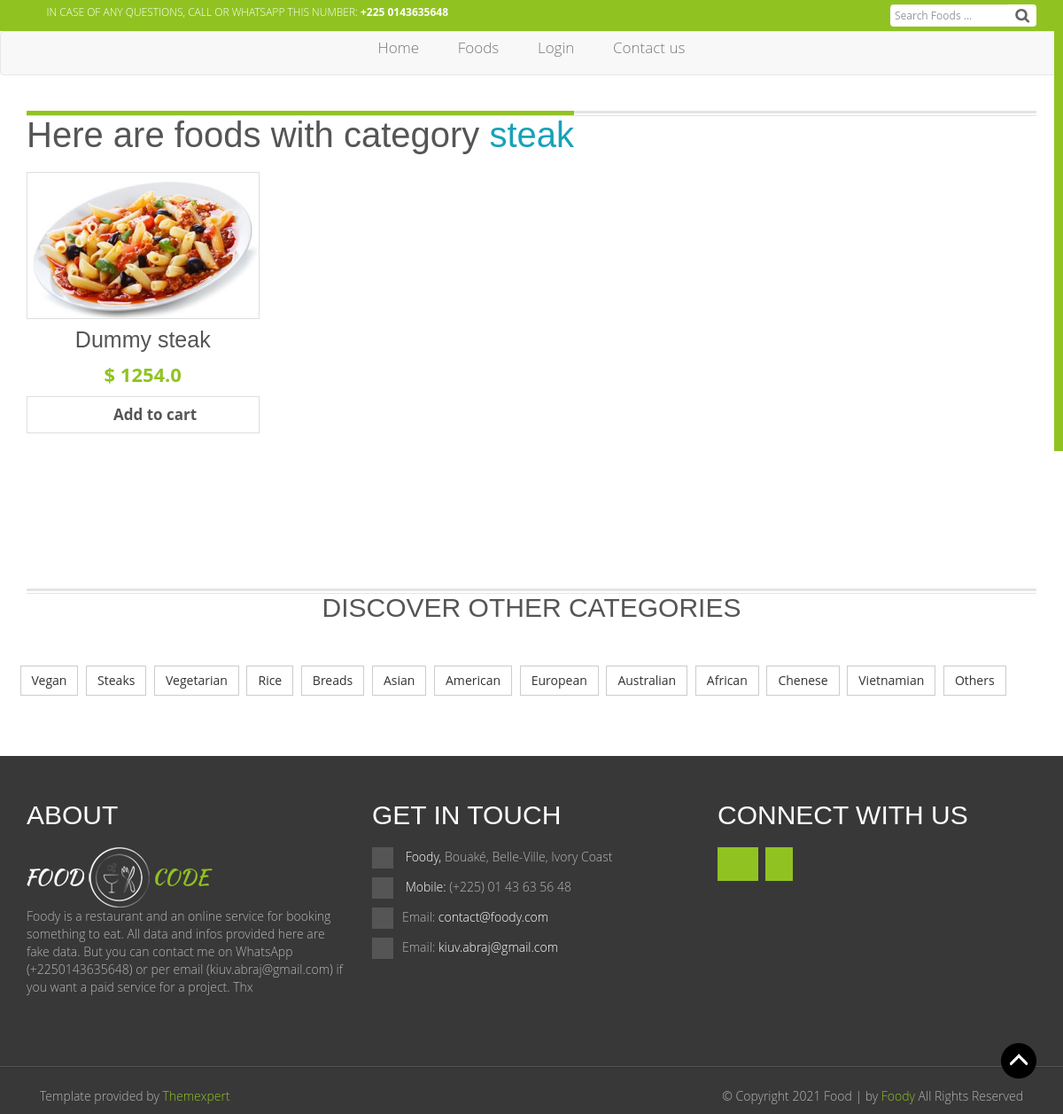
Page /foods/category/category=steak/ on the committed database.
### products/models.py (models this page shows, shortened)
class Item(models.Model):
	hit_count_generic = GenericRelation(HitCount,
		object_id_field='object_pk',
		related_query_name='hit_count_generic_relation'
	)
	title = models.CharField(max_length=255)
	slug = models.SlugField( max_length=400,
		help_text='Autofill field')
	description = models.TextField()
	picture = ResizedImageField(
		size=[500, 500],
		quality=100,
		upload_to='images/foods/%Y/%m/',
		help_text="Main picture")
	tags = TaggableManager()
	is_public = models.BooleanField(default=True)
	picture_2 = ResizedImageField(
		size=[500, 500],
		quality=100,
		null=True,
		blank=True,
		upload_to='images/foods/%Y/%m/',
		help_text="Second picture")
	picture_3 = ResizedImageField(
		size=[500, 500],
		quality=100,
		null=True,
		blank=True,
		upload_to='images/foods/%Y/%m/',
		help_text="Third picture")
	is_popular = models.BooleanField(default=False)
	date = models.DateTimeField(auto_now_add=True)
	price = models.FloatField()
	discount_price = models.FloatField(blank=True, null=True,
		help_text='Must be smaller than normal price')
	category = models.CharField(max_length=20, default='others',
		choices=CATEGORY_CHOICES)
	def get_add_to_cart_url(self):
		return reverse("add-food-to-cart", kwargs={
			"id" : self.id,
			"slug" : self.slug,
		})

### website/views.py (the view)
# urls.py: path('foods/category/category=<category>/', views.food_category_list_view, name='food-category'),
def food_category_list_view(request, category):
	items = Item.objects.filter(category=category).order_by('-id')
	context = {
		'items' : items,
		'items_category' : category,
		'current_site' : get_current_site(request)
	}
	template_name = 'public/items/categories_list.html'
	return render(request, template_name, context)

### templates/public/items/categories_list.html (shortened to what this page needs)
{% extends 'public/includes/base.html' %}
{% load i18n %}
{% load static %}
{% load humanize %}
{% load hitcount_tags %}
{% block content %}
	{% if items %}
	<section id="products" class="pb-5">
		<div class="container">
			<div class="row">
				<div class="col-md-12">
					<div class="products-heading">
						<h2>
							Here are foods with category <span class="text-info">{{items_category}}</span>
						</h2>
					</div>
				</div>
			</div>
			<div class="row">
				{% for item in items %}
				<div class="col-lg-3 col-md-3">
					<div class="products">
						<a href="{% url 'food-detail' item.id item.slug %}">
							<img src="{{item.picture.url}}" alt="{{item.title}}" title="{{item.title}}">
						</a>
						<a href="{% url 'food-detail' item.id item.slug %}">
							<h5>
								{{item.title}}
							</h5>
						</a>
						{% if item.price == 0.0 %}
						<p class="price">
							Free
						</p>
						{% else %}
						{% if item.discount_price %}
						<del>$ {{item.price}}</del>
						<p class="price">
							$ {{item.discount_price}}
						</p>
						{% else %}
						<p class="price">
							$ {{item.price}}
						</p>
						{% endif %}
						{% endif %}
						<a class="view-link shutter" href="{{ item.get_add_to_cart_url }}">
							<i class="fa fa-plus-circle"></i>
							Add to cart
						</a>
					</div>
				</div>
				{% endfor %}
			</div>
		</div>
	</section>
	{% endif %}
	<section id="catagorie" class="pb-5">
		<div class="container">
			<div class="row">
				<div class="col-md-12">
					<div class="block">
						<div class="block-heading">
							<h4 class="pt-2">DISCOVER OTHER CATEGORIES</h4>
						</div>
						<div class="row">
			        		<div class="p-2">
    			        		<a href="{% url 'food-category' 'vegan' %}" class="btn btn-default btn-transparent m-1" role="button">
    			        			<span>Vegan</span>
    			        		</a>
    				        	<a href="{% url 'food-category' 'steak' %}" class="btn btn-default btn-transparent m-1" role="button">
    				        		<span>Steaks</span>
    				        	</a>
    				        	<a href="{% url 'food-category' 'vegetarian' %}" class="btn btn-default btn-transparent m-1" role="button">
    			        			<span>Vegetarian</span>
    			        		</a>
    				        	<a href="{% url 'food-category' 'rice' %}" class="btn btn-default btn-transparent m-1" role="button">
    				        		<span>Rice</span>
    				        	</a>
    				        	<a href="{% url 'food-category' 'bread' %}" class="btn btn-default btn-transparent m-1" role="button">
    				        		<span>Breads</span>
    				        	</a>
    				        	<a href="{% url 'food-category' 'asian' %}" class="btn btn-default btn-transparent m-1" role="button">
    				        		<span>Asian</span>
    				        	</a>
    				        	<a href="{% url 'food-category' 'american' %}" class="btn btn-default btn-transparent m-1" role="button">
    				        		<span>American</span>
    				        	</a>
    				        	<a href="{% url 'food-category' 'european' %}" class="btn btn-default btn-transparent m-1" role="button">
    				        		<span>European</span>
    				        	</a>
    				        	<a href="{% url 'food-category' 'australian' %}" class="btn btn-default btn-transparent m-1" role="button">
    				        		<span>Australian</span>
    				        	</a>
    				        	<a href="{% url 'food-category' 'african' %}" class="btn btn-default btn-transparent m-1" role="button">
    				        		<span>African</span>
    				        	</a>
    				        	<a href="{% url 'food-category' 'chenese' %}" class="btn btn-default btn-transparent m-1" role="button">
    				        		<span>Chenese</span>
    				        	</a>
    				        	<a href="{% url 'food-category' 'vietnamian' %}" class="btn btn-default btn-transparent m-1" role="button">
    				        		<span>Vietnamian</span>
    				        	</a>
    				        	<a href="{% url 'food-category' 'others' %}" class="btn btn-default btn-transparent m-1" role="button">
    				        		<span>Others</span>
    				        	</a>
			        		</div>
						</div>
					</div>
				</div>
			</div>
		</div>
	</section>
{% endblock content %}

### static/css/style.css (style rules this page uses)
body { font-family: 'Open Sans', sans-serif; color: #555; font-size: 14px; font-weight: 300; }
h1,h2,h3,h4,h5,h6 { font-family: 'Yanone Kaffeesatz', sans-serif;color: #555 }
h2 { font-size: 40px; }
h4 { font-size: 30px; }
h5 { font-size: 25px; }
section+section { margin-top: 50px; }
.block-heading { background-image: url("../images/titleBorder.png"); background-repeat: repeat-x; height: 20px; margin: 60px 0; text-align: center; }
#catagorie .block { margin-top: 30px; }
.products-heading { margin-top: 20px; background: url("../images/titleBorder.png"); background-repeat: repeat-x; }
.products-heading h2 { margin: 0px 0 20px ; border-top: 5px solid #90c322; display: inline-block; }
.products { text-align: center; margin-bottom: 65px; cursor: pointer; }
.products a img { width: 100%; border: 1px solid #dedede; -webkit-transition: 0.3s ease-in-out; -moz-transition: 0.3s ease-in-out; -ms-transition: 0.3s ease-in-out; -o-transition: 0.3s ease-in-out; transition: 0.3s ease-in-out; }
#products + section { margin-top: 20px; margin-bottom: 30px; }
.view-link { text-align: center; border: 1px solid #dedede; display: block; padding: 8px 10px; font-size: 17px; color: #555; font-weight: bold; }
.view-link i { padding-right: 10px; color: #555; -webkit-transition: .2s ease-in-out; -moz-transition: .2s ease-in-out; -ms-transition: .2s ease-in-out; -o-transition: .2s ease-in-out; transition: .2s ease-in-out; }
.price { font-size: 22px; color: #90c322; font-weight: bold; margin-bottom: 8px; }
.shutter { position: relative; -webkit-transition: .2s ease-in-out; -moz-transition: .2s ease-in-out; -ms-transition: .2s ease-in-out; -o-transition: .2s ease-in-out; transition: .2s ease-in-out; }
.shutter:before { width: 100%; height: 0; top: 0; left: 0; display: block; content: ""; position: absolute; -webkit-transition: .2s ease-in-out; -moz-transition: .2s ease-in-out; -ms-transition: .2s ease-in-out; -o-transition: .2s ease-in-out; transition: .2s ease-in-out; z-index: -1; }
.btn-transparent { position: relative; border-radius: 0; }
.btn-transparent:before { position: absolute; width: 100%; height: 0; content: ""; display: block; top: 0; left: 0; z-index: 3; -webkit-transition: .2s ease-in-out; -moz-transition: .2s ease-in-out; -ms-transition: .2s ease-in-out; -o-transition: .2s ease-in-out; transition: .2s ease-in-out; }
.btn-transparent span { z-index: 5; position: relative; -webkit-transition: .2s ease-in-out; -moz-transition: .2s ease-in-out; -ms-transition: .2s ease-in-out; -o-transition: .2s ease-in-out; transition: .2s ease-in-out; }

### static/css/margins.css (style rules this page uses)
.m-1 { margin: 0.25rem !important; }
.p-2 { padding: 0.5rem !important; }
.pt-2, .py-2 { padding-top: 0.5rem !important; }
.pb-5, .py-5 { padding-bottom: 3rem !important; }
.text-info { color: #17a2b8 !important; }

### rows in the picture
Item: category "steak", picture (picture), title "Dummy steak", price "1254.0"
